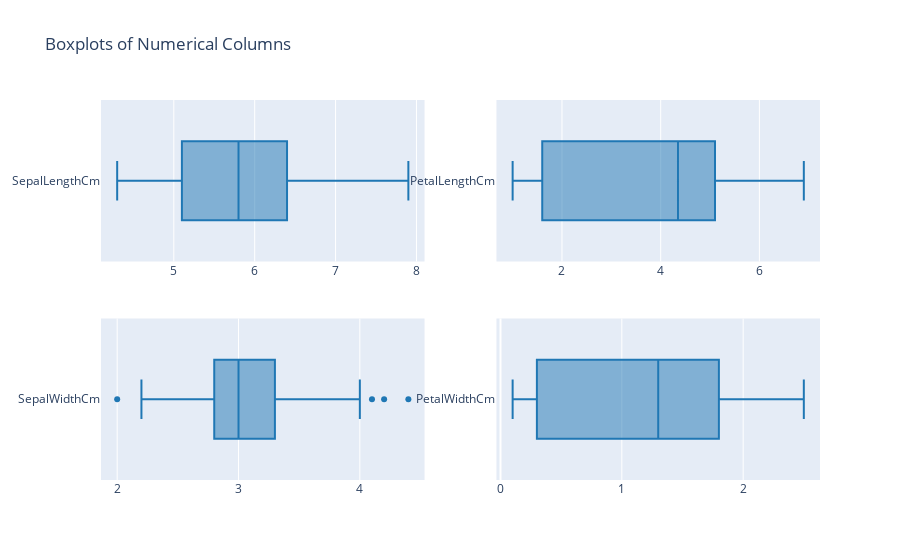

Source (notebook cell):
### Markdown cell above
- ### Cột Numerical

### Code cell
custom_colors = ['#1f77b4', 'skyblue', 'cornflowerblue']

numerical_features = [col for col in df.columns if df[col].dtype in ['int64', 'float64']]
# Calculate the number of rows and columns needed for subplots
num_cols = 2
num_rows = (len(numerical_features[1:]) + num_cols - 1) // num_cols  # Calculate number of rows based on columns

# Create subplots with the calculated number of rows and columns
fig = make_subplots(rows=num_rows, cols=num_cols)

# Loop through numerical columns and add boxplots with color
for i, col in enumerate(numerical_features[1:], start=1):
    row_num = (i - 1) % num_rows + 1
    col_num = (i - 1) // num_rows + 1
    fig.add_trace(
        go.Box(
            x=df[col],
            name=col,
            marker_color='#1f77b4',  # Set box color
            line_color='#1f77b4'     # Set mean line color
        ),
        row=row_num,
        col=col_num
    )

# Update layout
fig.update_layout(title_text="Boxplots of Numerical Columns", showlegend=False,)

# Show the plot
fig.show()

### Figure 1 — Plotly figure (JSON) as saved in the notebook; plotly's stock layout.template omitted (floating-point values rounded to 4 significant figures; data arrays with more than 128 entries replaced by an {"elided": "..."} marker saying what was removed)
{"data": [{"line": {"color": "#1f77b4"}, "marker": {"color": "#1f77b4"}, "name": "SepalLengthCm", "type": "box", "x": {"elided": "150 float values"}, "xaxis": "x", "yaxis": "y"}, {"line": {"color": "#1f77b4"}, "marker": {"color": "#1f77b4"}, "name": "SepalWidthCm", "type": "box", "x": {"elided": "150 float values"}, "xaxis": "x3", "yaxis": "y3"}, {"line": {"color": "#1f77b4"}, "marker": {"color": "#1f77b4"}, "name": "PetalLengthCm", "type": "box", "x": {"elided": "150 float values"}, "xaxis": "x2", "yaxis": "y2"}, {"line": {"color": "#1f77b4"}, "marker": {"color": "#1f77b4"}, "name": "PetalWidthCm", "type": "box", "x": {"elided": "150 float values"}, "xaxis": "x4", "yaxis": "y4"}], "layout": {"showlegend": false, "title": {"text": "Boxplots of Numerical Columns"}, "xaxis": {"anchor": "y", "domain": [0, 0.45]}, "xaxis2": {"anchor": "y2", "domain": [0.55, 1]}, "xaxis3": {"anchor": "y3", "domain": [0, 0.45]}, "xaxis4": {"anchor": "y4", "domain": [0.55, 1]}, "yaxis": {"anchor": "x", "domain": [0.575, 1]}, "yaxis2": {"anchor": "x2", "domain": [0.575, 1]}, "yaxis3": {"anchor": "x3", "domain": [0, 0.425]}, "yaxis4": {"anchor": "x4", "domain": [0, 0.425]}}}
